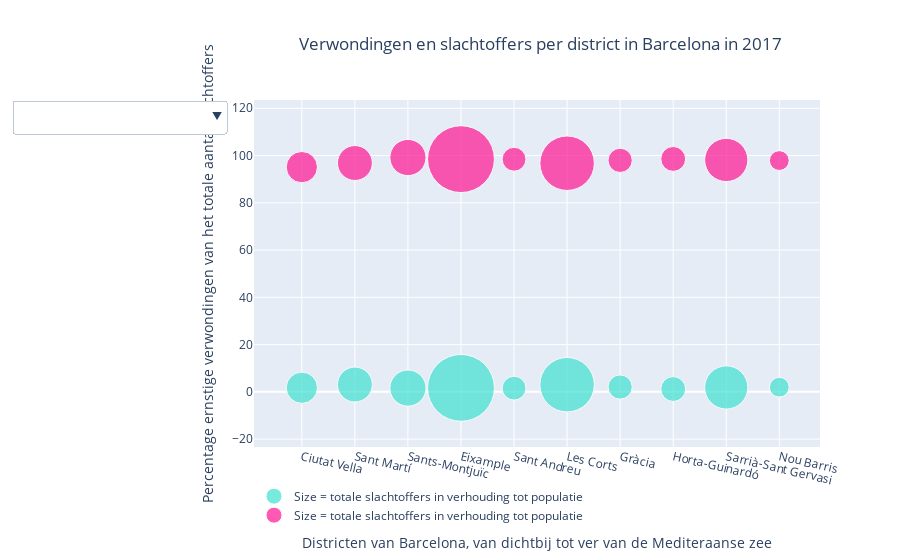

Write notebook code for a chart like this one.
### Code cell
fig6= go.Figure()

fig6.add_trace(go.Scatter(y = serious_injuries, x= index_zee, 
                            mode = 'markers',
                            marker=dict(size=victims_district),
                            marker_color = 'turquoise',
                            name = 'Size = totale slachtoffers in verhouding tot populatie',
                            ))

fig6.add_trace(go.Scatter(y = mild_injuries, x= index_zee, 
                        mode = 'markers',
                        marker=dict(size=victims_district),
                        marker_color = 'deeppink',
                        name = 'Size = totale slachtoffers in verhouding tot populatie'))


updatemenus = list([
    dict(active=-1,
        buttons=list([
            dict(label= 'Milde verwondingen',
                method = 'update',
                args = [{'visible': [False, True]},
                       {'title' : 'Milde verwondingen'}]), 
            dict(label = 'Ernstige verwondingen',
                method = 'update',
                args = [{'visible' : [True, False]},
                       {'title' : 'Serious injuries'}]),
            dict(label = 'Ernstige & milde verwondingen',
                method = 'update',
                args = [{'visible' : [True, True]},
                       {'title' : 'Ernstige & milde verwondingen'}]),
        ]),
    )
])

fig6.update_layout(dict(yaxis_title = 'Percentage ernstige verwondingen van het totale aantal slachtoffers',
                xaxis_title =  { 'text' : 'Districten van Barcelona, van dichtbij tot ver van de Mediteraanse zee', 'standoff':50},
                showlegend = True,
                title = {'text' : 'Verwondingen en slachtoffers per district in Barcelona in 2017',
                            'x':0.6},
                updatemenus=updatemenus,
                legend_orientation="h",
                xaxis_tickangle=13,
                ))

fig6.show()

### Figure 1 — Plotly figure (JSON) as saved in the notebook; plotly's stock layout.template omitted (floating-point values rounded to 4 significant figures)
{"data": [{"marker": {"color": "turquoise", "size": [31.27, 34.92, 36.17, 66.85, 23.85, 54.49, 24.23, 24.86, 43.21, 19.84]}, "mode": "markers", "name": "Size = totale slachtoffers in verhouding tot populatie", "type": "scatter", "x": ["Ciutat Vella", "Sant Martí", "Sants-Montjuïc", "Eixample", "Sant Andreu", "Les Corts", "Gràcia", "Horta-Guinardó", "Sarrià-Sant Gervasi", "Nou Barris"], "y": [1.735, 3.1, 1.596, 1.684, 1.562, 3.02, 2.041, 1.192, 1.86, 1.967]}, {"marker": {"color": "deeppink", "size": [31.27, 34.92, 36.17, 66.85, 23.85, 54.49, 24.23, 24.86, 43.21, 19.84]}, "mode": "markers", "name": "Size = totale slachtoffers in verhouding tot populatie", "type": "scatter", "x": ["Ciutat Vella", "Sant Martí", "Sants-Montjuïc", "Eixample", "Sant Andreu", "Les Corts", "Gràcia", "Horta-Guinardó", "Sarrià-Sant Gervasi", "Nou Barris"], "y": [95.11, 96.84, 99.16, 98.48, 98.44, 96.76, 97.96, 98.57, 98.14, 97.88]}], "layout": {"legend": {"orientation": "h"}, "showlegend": true, "title": {"text": "Verwondingen en slachtoffers per district in Barcelona in 2017", "x": 0.6}, "updatemenus": [{"active": -1, "buttons": [{"args": [{"visible": [false, true]}, {"title": "Milde verwondingen"}], "label": "Milde verwondingen", "method": "update"}, {"args": [{"visible": [true, false]}, {"title": "Serious injuries"}], "label": "Ernstige verwondingen", "method": "update"}, {"args": [{"visible": [true, true]}, {"title": "Ernstige & milde verwondingen"}], "label": "Ernstige & milde verwondingen", "method": "update"}]}], "xaxis": {"tickangle": 13, "title": {"standoff": 50, "text": "Districten van Barcelona, van dichtbij tot ver van de Mediteraanse zee"}}, "yaxis": {"title": {"text": "Percentage ernstige verwondingen van het totale aantal slachtoffers"}}}}
